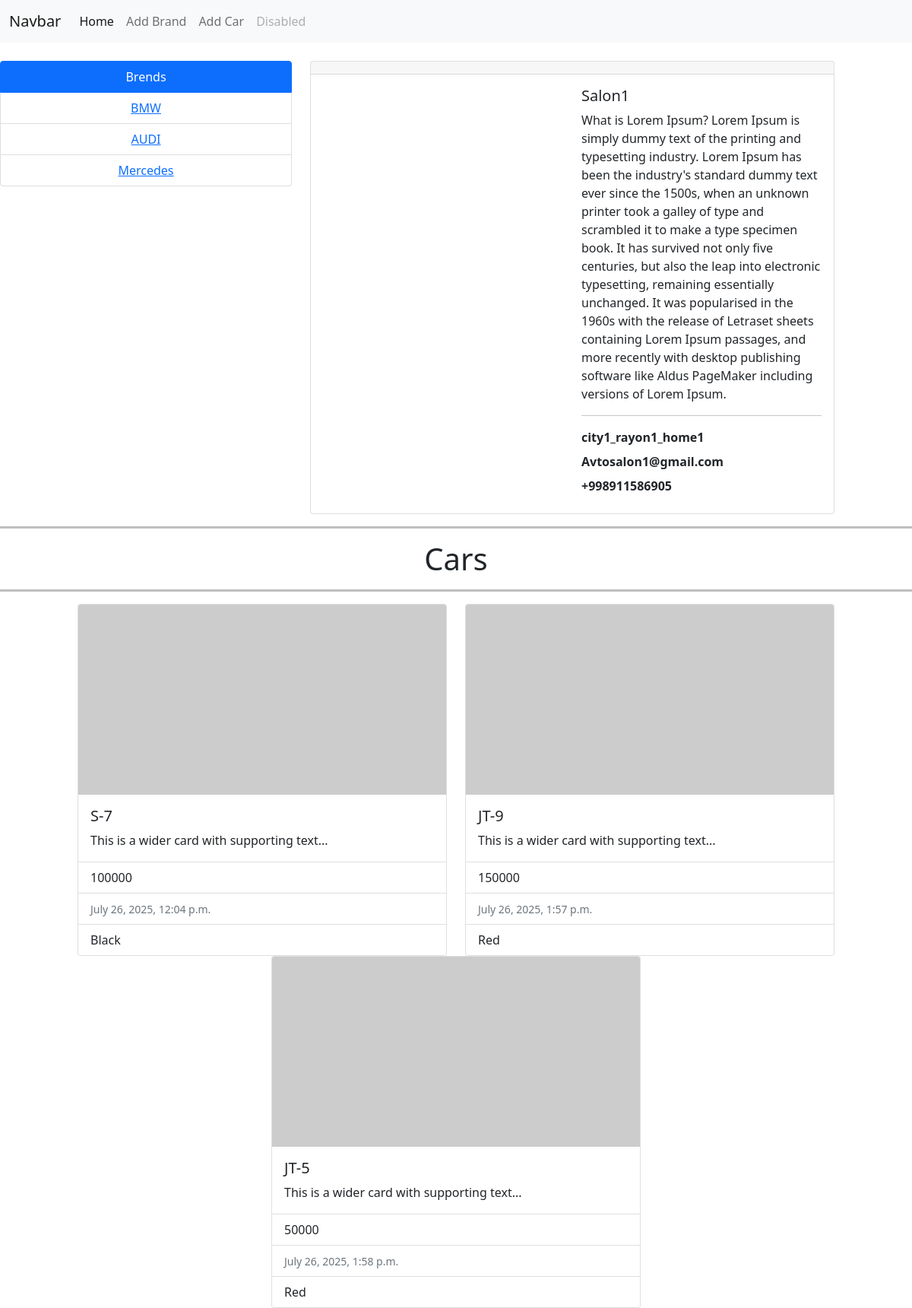
Page /app1/salon/1/ on the committed database.
### configapp/models.py (models this page shows, shortened)
class Brand(models.Model):
    title=models.CharField(max_length=50)
    create_ed=models.DateTimeField(auto_now_add=True)
    update_ed=models.DateTimeField(auto_now_add=True)
    context=models.TextField()

class Avtosalon(models.Model):
    title=models.CharField(max_length=50)
    context=models.TextField()
    email=models.CharField(max_length=50)
    phone=models.CharField(max_length=15)
    address=models.CharField(max_length=60)
    image = models.ImageField(upload_to='photo/%Y/%m/%d/')

class Car(models.Model):
    salon=models.ForeignKey(Avtosalon,on_delete=models.CASCADE)
    brand=models.ForeignKey(Brand,on_delete=models.CASCADE)
    model=models.CharField(max_length=20)
    price=models.IntegerField()
    year=models.DateTimeField()
    color=models.CharField(max_length=10)

### configapp/views.py (the view)
# urls.py: path("salon/<int:pk>/",salonlar,name='salon'),
def salonlar(request,pk):
    car=Car.objects.filter(salon_id=pk)
    brand=Brand.objects.all()
    salon=Avtosalon.objects.get(pk=pk)
    context={
        "car":car,
        "brand":brand,
        "salon":salon
    }
    return render(request,"salon.html",context=context)

### configapp/templates/salon.html (shortened to what this page needs)
<!DOCTYPE html>
<html lang="en">
<head>
</head>
<body>
<nav class="navbar navbar-expand-lg navbar-light bg-light">
  <div class="container-fluid">
    <a class="navbar-brand" href="#">Navbar</a>
    <div class="collapse navbar-collapse" id="navbarNav">
      <ul class="navbar-nav">
        <li class="nav-item">
          <a class="nav-link active" aria-current="page" href="{% url 'home' %}">Home</a>
        </li>
        <li class="nav-item">
          <a class="nav-link" href="{% url 'add_brand' %}">Add Brand</a>
        </li>
        <li class="nav-item">
          <a class="nav-link" href="{% url 'add_car' %}">Add Car</a>
        </li>
        <li class="nav-item">
          <a class="nav-link disabled" href="#" tabindex="-1" aria-disabled="true">Disabled</a>
        </li>
      </ul>
    </div>
  </div>
</nav>
<div class="row">
    <div class="col-4">
        <ul class="list-group text-center mt-4">
          <li class="list-group-item active" aria-current="true">Brends</li>
            {%for item in brand%}
            <li class="list-group-item"><a href="{% url 'brand' pk=item.pk%}">{{item.title}}</a></li>
            {% endfor%}
        </ul>
    </div>
    <div class="col-7">
        <div class="card mt-4 ">
            <div class="card-header ">
            </div>
            <div class="card-body">
                <div class="row">
                    <div class="col-6">
                    </div>
                    <div class="col-6">
                        <h5 class="card-title">{{salon.title}}</h5>
                        <p class="card-text">{{salon.context}}</p>
                        <hr>
                        <p class="card-title"><strong>{{salon.address}}</strong></p>
                        <p class="card-title"><strong>{{salon.email}}</strong></p>
                        <p class="card-title"><strong>{{salon.phone}}</strong></p>
                    </div>
                </div>
            </div>
        </div>
    </div>
</div>
<hr style="height: 3px; background-color: #000; border: none;">
<h1 class="text-center">Cars</h1>
<hr style="height: 3px; background-color: #000; border: none;">
<div class="row justify-content-center">
    {% for item in car %}
    <div class="col-5 ">
        <div class="card">
            <img src="https://picsum.photos/200" class="card-img-top" alt="..." width="300" height="250">
            <div class="card-body">
              <h5 class="card-title">{{ item.model }}</h5>
              <p class="card-text">This is a wider card with supporting text...</p>
            </div>
            <ul class="list-group list-group-flush">
              <li class="list-group-item">{{ item.price }}</li>
              <li class="list-group-item"><small class="text-muted">{{ item.year }}</small></li>
              <li class="list-group-item">{{ item.color }}</li>
            </ul>
          </div>
        </div>
    {% endfor %}
</div>
<link href="https://cdn.jsdelivr.net/npm/bootstrap@5.0.2/dist/css/bootstrap.min.css" rel="stylesheet">
</body>
</html>

### rows in the picture
Brand: title "BMW"
Brand: title "AUDI"
Brand: title "Mercedes"
Avtosalon: title "Salon1", context "What is Lorem Ipsum? Lorem Ipsum is simply dummy text of the printing and typesetting industry. Lorem Ipsum has been the industry's standard dummy text ever since the 1500s, when an unknown printer took a galley of type and scrambled it to make a type specimen book. It has survived not only five centuries, but also the leap into electronic typesetting, remaining essentially unchanged. It was popularised in the 1960s with the release of Letraset sheets containing Lorem Ipsum passages, and more recently with desktop publishing software like Aldus PageMaker including versions of Lorem Ipsum.", address "city1_rayon1_home1", email "Avtosalon1@gmail.com", phone "+998911586905"
Car: model "S-7", price "100000", year "July 26, 2025, 12:04 p.m.", color "Black"
Car: model "JT-9", price "150000", year "July 26, 2025, 1:57 p.m.", color "Red"
Car: model "JT-5", price "50000", year "July 26, 2025, 1:58 p.m.", color "Red"
